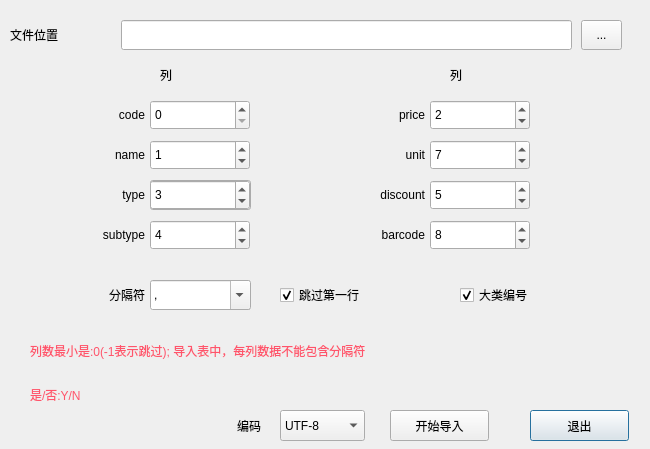
<?xml version="1.0" encoding="UTF-8"?>
<ui version="4.0">
 <class>w_sys_manage_basicdataimport_bt</class>
 <widget class="QDialog" name="w_sys_manage_basicdataimport_bt">
  <property name="geometry">
   <rect>
    <x>0</x>
    <y>0</y>
    <width>650</width>
    <height>449</height>
   </rect>
  </property>
  <property name="windowTitle">
   <string>Dialog</string>
  </property>
  <widget class="QToolButton" name="toolButton">
   <property name="geometry">
    <rect>
     <x>581</x>
     <y>20</y>
     <width>41</width>
     <height>30</height>
    </rect>
   </property>
   <property name="text">
    <string>...</string>
   </property>
   <property name="outer_stylesheet" stdset="0">
    <string>pushbutton</string>
   </property>
  </widget>
  <widget class="QLineEdit" name="lineEdit_path">
   <property name="geometry">
    <rect>
     <x>121</x>
     <y>20</y>
     <width>451</width>
     <height>30</height>
    </rect>
   </property>
  </widget>
  <widget class="QLabel" name="label_12">
   <property name="geometry">
    <rect>
     <x>10</x>
     <y>20</y>
     <width>101</width>
     <height>30</height>
    </rect>
   </property>
   <property name="text">
    <string>文件位置</string>
   </property>
  </widget>
  <widget class="QLabel" name="label_code">
   <property name="geometry">
    <rect>
     <x>30</x>
     <y>100</y>
     <width>115</width>
     <height>30</height>
    </rect>
   </property>
   <property name="text">
    <string>code</string>
   </property>
   <property name="alignment">
    <set>Qt::AlignRight|Qt::AlignTrailing|Qt::AlignVCenter</set>
   </property>
  </widget>
  <widget class="QLabel" name="label_13">
   <property name="geometry">
    <rect>
     <x>30</x>
     <y>320</y>
     <width>601</width>
     <height>61</height>
    </rect>
   </property>
   <property name="styleSheet">
    <string notr="true">color:#ff546b;</string>
   </property>
   <property name="text">
    <string>列数最小是:0(-1表示跳过); 导入表中，每列数据不能包含分隔符</string>
   </property>
   <property name="wordWrap">
    <bool>true</bool>
   </property>
  </widget>
  <widget class="QLabel" name="label_name">
   <property name="geometry">
    <rect>
     <x>30</x>
     <y>140</y>
     <width>115</width>
     <height>30</height>
    </rect>
   </property>
   <property name="text">
    <string>name</string>
   </property>
   <property name="alignment">
    <set>Qt::AlignRight|Qt::AlignTrailing|Qt::AlignVCenter</set>
   </property>
  </widget>
  <widget class="QLabel" name="label_price">
   <property name="geometry">
    <rect>
     <x>310</x>
     <y>100</y>
     <width>115</width>
     <height>30</height>
    </rect>
   </property>
   <property name="text">
    <string>price</string>
   </property>
   <property name="alignment">
    <set>Qt::AlignRight|Qt::AlignTrailing|Qt::AlignVCenter</set>
   </property>
  </widget>
  <widget class="QLabel" name="label_subtype">
   <property name="geometry">
    <rect>
     <x>30</x>
     <y>220</y>
     <width>115</width>
     <height>30</height>
    </rect>
   </property>
   <property name="text">
    <string>subtype</string>
   </property>
   <property name="alignment">
    <set>Qt::AlignRight|Qt::AlignTrailing|Qt::AlignVCenter</set>
   </property>
  </widget>
  <widget class="QPushButton" name="pushButton_2">
   <property name="geometry">
    <rect>
     <x>530</x>
     <y>410</y>
     <width>99</width>
     <height>31</height>
    </rect>
   </property>
   <property name="text">
    <string>退出</string>
   </property>
   <property name="outer_stylesheet" stdset="0">
    <string>pushbutton</string>
   </property>
  </widget>
  <widget class="QCheckBox" name="checkBox">
   <property name="geometry">
    <rect>
     <x>280</x>
     <y>280</y>
     <width>151</width>
     <height>30</height>
    </rect>
   </property>
   <property name="text">
    <string>跳过第一行</string>
   </property>
   <property name="checked">
    <bool>true</bool>
   </property>
  </widget>
  <widget class="QLabel" name="label_unit">
   <property name="geometry">
    <rect>
     <x>310</x>
     <y>140</y>
     <width>115</width>
     <height>30</height>
    </rect>
   </property>
   <property name="text">
    <string>unit</string>
   </property>
   <property name="alignment">
    <set>Qt::AlignRight|Qt::AlignTrailing|Qt::AlignVCenter</set>
   </property>
  </widget>
  <widget class="QPushButton" name="pushButton_import">
   <property name="geometry">
    <rect>
     <x>390</x>
     <y>410</y>
     <width>99</width>
     <height>31</height>
    </rect>
   </property>
   <property name="text">
    <string>开始导入</string>
   </property>
   <property name="outer_stylesheet" stdset="0">
    <string>pushbutton</string>
   </property>
  </widget>
  <widget class="QComboBox" name="comboBox">
   <property name="geometry">
    <rect>
     <x>150</x>
     <y>280</y>
     <width>101</width>
     <height>30</height>
    </rect>
   </property>
   <property name="editable">
    <bool>true</bool>
   </property>
   <item>
    <property name="text">
     <string>,</string>
    </property>
   </item>
  </widget>
  <widget class="QLabel" name="label_type">
   <property name="geometry">
    <rect>
     <x>30</x>
     <y>180</y>
     <width>115</width>
     <height>30</height>
    </rect>
   </property>
   <property name="text">
    <string>type</string>
   </property>
   <property name="alignment">
    <set>Qt::AlignRight|Qt::AlignTrailing|Qt::AlignVCenter</set>
   </property>
  </widget>
  <widget class="QCheckBox" name="checkBox_3">
   <property name="geometry">
    <rect>
     <x>460</x>
     <y>280</y>
     <width>191</width>
     <height>30</height>
    </rect>
   </property>
   <property name="text">
    <string>大类编号</string>
   </property>
   <property name="checkable">
    <bool>true</bool>
   </property>
   <property name="checked">
    <bool>true</bool>
   </property>
  </widget>
  <widget class="QLabel" name="label_6">
   <property name="geometry">
    <rect>
     <x>30</x>
     <y>280</y>
     <width>115</width>
     <height>30</height>
    </rect>
   </property>
   <property name="text">
    <string>分隔符</string>
   </property>
   <property name="alignment">
    <set>Qt::AlignRight|Qt::AlignTrailing|Qt::AlignVCenter</set>
   </property>
  </widget>
  <widget class="QLabel" name="label_discount">
   <property name="geometry">
    <rect>
     <x>310</x>
     <y>180</y>
     <width>115</width>
     <height>30</height>
    </rect>
   </property>
   <property name="text">
    <string>discount</string>
   </property>
   <property name="alignment">
    <set>Qt::AlignRight|Qt::AlignTrailing|Qt::AlignVCenter</set>
   </property>
  </widget>
  <widget class="QLabel" name="label_19">
   <property name="geometry">
    <rect>
     <x>30</x>
     <y>380</y>
     <width>601</width>
     <height>30</height>
    </rect>
   </property>
   <property name="styleSheet">
    <string notr="true">color:#ff546b;</string>
   </property>
   <property name="text">
    <string>是/否:Y/N</string>
   </property>
   <property name="wordWrap">
    <bool>true</bool>
   </property>
  </widget>
  <widget class="QSpinBox" name="spinBox_discount">
   <property name="geometry">
    <rect>
     <x>430</x>
     <y>180</y>
     <width>100</width>
     <height>30</height>
    </rect>
   </property>
   <property name="minimum">
    <number>-1</number>
   </property>
   <property name="value">
    <number>5</number>
   </property>
  </widget>
  <widget class="QSpinBox" name="spinBox_unit">
   <property name="geometry">
    <rect>
     <x>430</x>
     <y>140</y>
     <width>100</width>
     <height>30</height>
    </rect>
   </property>
   <property name="value">
    <number>7</number>
   </property>
  </widget>
  <widget class="QSpinBox" name="spinBox_price">
   <property name="geometry">
    <rect>
     <x>430</x>
     <y>100</y>
     <width>100</width>
     <height>30</height>
    </rect>
   </property>
   <property name="value">
    <number>2</number>
   </property>
  </widget>
  <widget class="QSpinBox" name="spinBox_no">
   <property name="geometry">
    <rect>
     <x>150</x>
     <y>100</y>
     <width>100</width>
     <height>30</height>
    </rect>
   </property>
  </widget>
  <widget class="QSpinBox" name="spinBox_name">
   <property name="geometry">
    <rect>
     <x>150</x>
     <y>140</y>
     <width>100</width>
     <height>30</height>
    </rect>
   </property>
   <property name="value">
    <number>1</number>
   </property>
  </widget>
  <widget class="QSpinBox" name="spinBox_subtype">
   <property name="geometry">
    <rect>
     <x>150</x>
     <y>220</y>
     <width>100</width>
     <height>30</height>
    </rect>
   </property>
   <property name="value">
    <number>4</number>
   </property>
  </widget>
  <widget class="QLabel" name="label_7">
   <property name="geometry">
    <rect>
     <x>160</x>
     <y>60</y>
     <width>67</width>
     <height>30</height>
    </rect>
   </property>
   <property name="text">
    <string>列</string>
   </property>
  </widget>
  <widget class="QLabel" name="label_9">
   <property name="geometry">
    <rect>
     <x>450</x>
     <y>60</y>
     <width>67</width>
     <height>30</height>
    </rect>
   </property>
   <property name="text">
    <string>列</string>
   </property>
  </widget>
  <widget class="QLineEdit" name="lineEdit_ch_typeno">
   <property name="enabled">
    <bool>false</bool>
   </property>
   <property name="geometry">
    <rect>
     <x>150</x>
     <y>180</y>
     <width>101</width>
     <height>30</height>
    </rect>
   </property>
   <property name="text">
    <string>默认大类</string>
   </property>
  </widget>
  <widget class="QSpinBox" name="spinBox_type">
   <property name="geometry">
    <rect>
     <x>150</x>
     <y>180</y>
     <width>100</width>
     <height>30</height>
    </rect>
   </property>
   <property name="value">
    <number>3</number>
   </property>
  </widget>
  <widget class="QSpinBox" name="spinBox_barcode">
   <property name="geometry">
    <rect>
     <x>430</x>
     <y>220</y>
     <width>100</width>
     <height>30</height>
    </rect>
   </property>
   <property name="minimum">
    <number>-1</number>
   </property>
   <property name="value">
    <number>8</number>
   </property>
  </widget>
  <widget class="QLabel" name="label_barcode">
   <property name="geometry">
    <rect>
     <x>310</x>
     <y>220</y>
     <width>115</width>
     <height>30</height>
    </rect>
   </property>
   <property name="text">
    <string>barcode</string>
   </property>
   <property name="alignment">
    <set>Qt::AlignRight|Qt::AlignTrailing|Qt::AlignVCenter</set>
   </property>
  </widget>
  <widget class="lds_ComboBox" name="comboBox_codec">
   <property name="geometry">
    <rect>
     <x>280</x>
     <y>410</y>
     <width>85</width>
     <height>31</height>
    </rect>
   </property>
   <item>
    <property name="text">
     <string>UTF-8</string>
    </property>
   </item>
   <item>
    <property name="text">
     <string>GBK</string>
    </property>
   </item>
  </widget>
  <widget class="QLabel" name="label_4">
   <property name="geometry">
    <rect>
     <x>150</x>
     <y>410</y>
     <width>111</width>
     <height>31</height>
    </rect>
   </property>
   <property name="text">
    <string>编码</string>
   </property>
   <property name="alignment">
    <set>Qt::AlignRight|Qt::AlignTrailing|Qt::AlignVCenter</set>
   </property>
  </widget>
 </widget>
 <customwidgets>
  <customwidget>
   <class>lds_ComboBox</class>
   <extends>QComboBox</extends>
   <header>lds_combobox.h</header>
  </customwidget>
 </customwidgets>
 <resources/>
 <connections/>
</ui>
